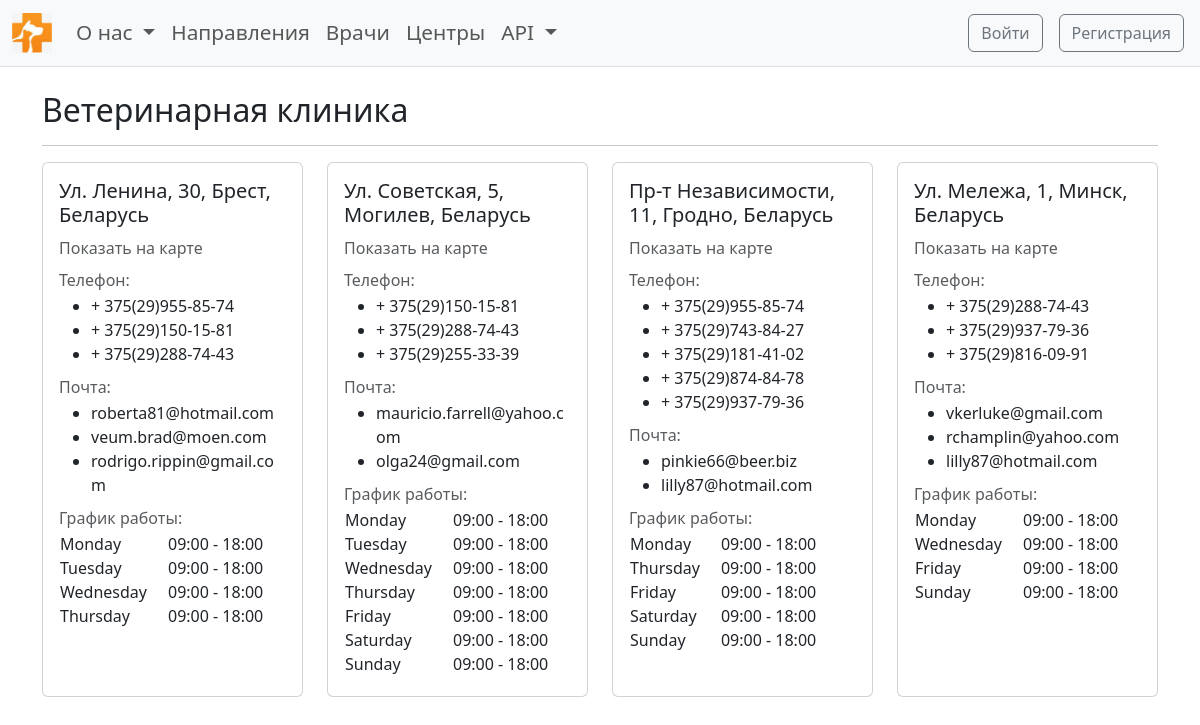
The app's page /contacts/medical_centers/ with its own data.
### contacts/models.py (models this page shows, shortened)
class MedicalCenter(models.Model):
    address = models.CharField(max_length=200, unique=True)
    phone_numbers = models.ManyToManyField(PhoneNumber)
    emails = models.ManyToManyField(Email)
    working_hours = models.ManyToManyField(WorkingHours)

class PhoneNumber(models.Model):
    number = models.CharField(max_length=20, unique=True)

class Email(models.Model):
    email = models.EmailField(unique=True)

class WorkingHours(models.Model):
    DAY_CHOICES = [
        ('mon', 'Monday'),
        ('tue', 'Tuesday'),
        ('wed', 'Wednesday'),
        ('thu', 'Thursday'),
        ('fri', 'Friday'),
        ('sat', 'Saturday'),
        ('sun', 'Sunday'),
    ]
    day = models.CharField(max_length=3, choices=DAY_CHOICES)
    hours = models.CharField(max_length=100)
    class Meta:
        unique_together = ['day', 'hours']
        verbose_name = 'Working hour'
        verbose_name_plural = 'Working hours'

### contacts/views.py (the view)
# urls.py: path('medical_centers/', medical_centers, name='medical_centers'),
def medical_centers(request):
    centers = MedicalCenter.objects.all()
    return render(request, 'contacts/medical_centers.html', {'centers': centers})

### contacts/templates/contacts/medical_centers.html (shortened to what this page needs)
{% extends 'base.html' %}
{% load static %}
{% block head %}
    <link rel="stylesheet" href="{% static 'contacts/css/styles.css' %}">
{% endblock %}
{% block content %}
    <h2>Ветеринарная клиника</h2>
    <hr/>
    <div class="row">
        {% for center in centers %}
            <div class="col-md-3 mb-4">
                <div class="card h-100">
                    <div class="card-body mb-1">
                        <h5 class="card-title mb-3">{{ center.address }}</h5>
                        <h6 class="card-subtitle mb-3 text-muted">
                            <a href="https://www.google.com/maps/search/?api=1&query={{ center.address }}"
                               target="_blank" style="text-decoration: none; color: inherit;">Показать на карте</a>
                        </h6>
                        {% if center.phone_numbers.all %}
                            <h6 class="card-subtitle mb-1 text-muted">Телефон:</h6>
                            <ul>
                                {% for phone in center.phone_numbers.all %}
                                    <li>{{ phone.number }}</li>
                                {% endfor %}
                            </ul>
                        {% endif %}
                        {% if center.emails.all %}
                            <h6 class="card-subtitle mb-1 text-muted">Почта:</h6>
                            <ul>
                                {% for email in center.emails.all %}
                                    <li>{{ email.email }}</li>
                                {% endfor %}
                            </ul>
                        {% endif %}
                        {% if center.working_hours.all %}
                             <h6 class="card-subtitle mb-1 text-muted">График работы:</h6>
                            <table>
                                {% for working_hour in center.working_hours.all %}
                                <tr>
                                    <td>{{ working_hour.get_day_display }}</td>
                                    <td>{{ working_hour.hours }}</td>
                                </tr>
                                {% endfor %}
                            </table>
                        {% endif %}
                    </div>
                </div>
            </div>
        {% endfor %}
    </div>
{% endblock %}

### contacts/static/contacts/css/styles.css (style rules this page uses)
.card-body td:nth-child(2) { padding-left: 20px; }

### records on screen
MedicalCenter: address "Ул. Ленина, 30, Брест, Беларусь"
PhoneNumber: number "+ 375(29)955-85-74"
PhoneNumber: number "+ 375(29)150-15-81"
PhoneNumber: number "+ 375(29)288-74-43"
Email: email "roberta81@hotmail.com"
Email: email "veum.brad@moen.com"
Email: email "rodrigo.rippin@gmail.com"
WorkingHours: day "Monday", hours "09:00 - 18:00"
WorkingHours: day "Tuesday", hours "09:00 - 18:00"
WorkingHours: day "Wednesday", hours "09:00 - 18:00"
WorkingHours: day "Thursday", hours "09:00 - 18:00"
MedicalCenter: address "Ул. Советская, 5, Могилев, Беларусь"
PhoneNumber: number "+ 375(29)255-33-39"
Email: email "mauricio.farrell@yahoo.com"
Email: email "olga24@gmail.com"
WorkingHours: day "Friday", hours "09:00 - 18:00"
WorkingHours: day "Saturday", hours "09:00 - 18:00"
WorkingHours: day "Sunday", hours "09:00 - 18:00"
MedicalCenter: address "Пр-т Независимости, 11, Гродно, Беларусь"
PhoneNumber: number "+ 375(29)743-84-27"
PhoneNumber: number "+ 375(29)181-41-02"
PhoneNumber: number "+ 375(29)874-84-78"
PhoneNumber: number "+ 375(29)937-79-36"
Email: email "pinkie66@beer.biz"
Email: email "lilly87@hotmail.com"
MedicalCenter: address "Ул. Мележа, 1, Минск, Беларусь"
PhoneNumber: number "+ 375(29)816-09-91"
Email: email "vkerluke@gmail.com"
Email: email "rchamplin@yahoo.com"
